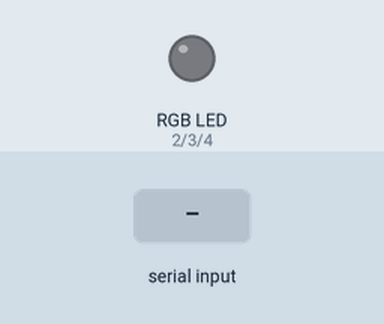
This program was run on a simulated Arduino Uno, built with avr-gcc and run on an emulated ATmega328P. Parts: an RGB LED mixed from three pins (HIGH = lit). Inputs (shaded band) come from the test bench. Dim RGB values are drawn brighter than linear; what the program prints to the serial monitor is not drawn.

Above: at 1.2 s.
1.3 s: "90,45,200\n" received over Serial
At 2.5 s:
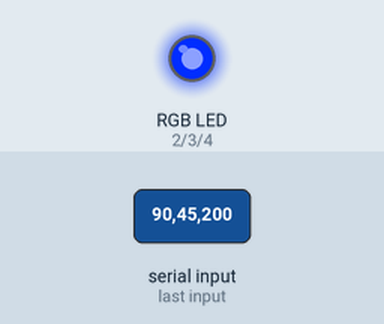
2.8 s: "90,45\n" received over Serial
At 3.5 s:
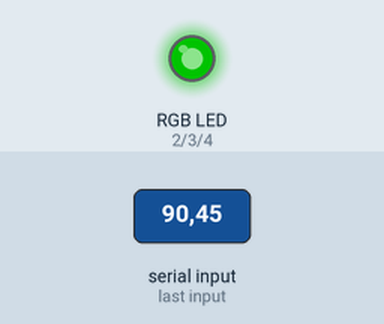
4.3 s: "5\n" received over Serial
At 6.5 s:
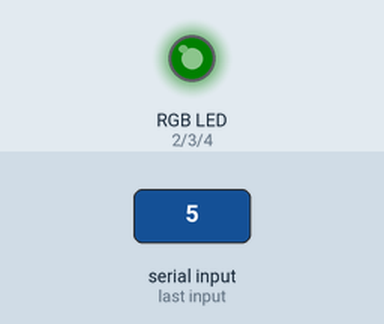
6.8 s: "30,150,10\n" received over Serial
At 7.9 s:
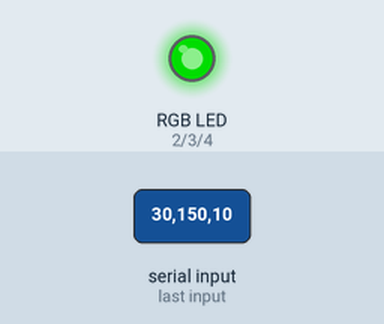
8.3 s: "200\n" received over Serial
At 9.6 s:
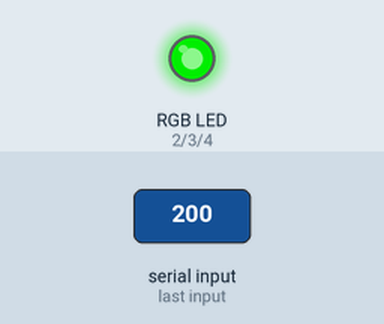
10.8 s: "30,150\n" received over Serial
At 12.8 s:
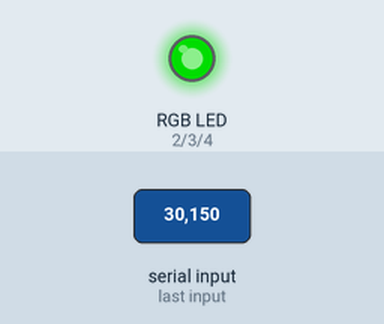
Timing chart, 0 to 14.3 s (numbered marks = the images above; inputs shaded):
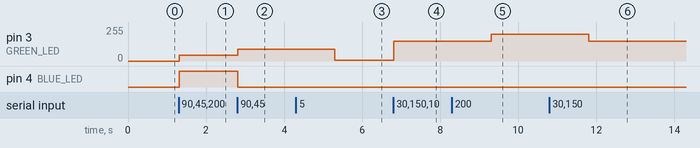

The program:

main.cpp
```cpp
#include <Arduino.h>

#define RED_LED 2
#define BLUE_LED 4
#define GREEN_LED 3


void setup() {
  // put your setup code here, to run once:
  Serial.begin(9600);
  pinMode(RED_LED, OUTPUT);
  pinMode(BLUE_LED, OUTPUT);
  pinMode(GREEN_LED, OUTPUT);
  Serial.println("Enter any value between 0 and 255(inclusive): ");
  Serial.println("Three times(RED, GREEN, BLUE)");
  Serial.flush();
}

void loop() {
  // put your main code here, to run repeatedly:
  if(Serial.available() > 0){
    int red = Serial.parseInt();
    while(Serial.available() == 0){}
    int green = Serial.parseInt();
    while(Serial.available() == 0){}
    int blue = Serial.parseInt();

    red = constrain(red, 0, 255);
    green = constrain(green, 0, 255);
    blue = constrain(blue, 0, 255);

    analogWrite(RED_LED, red);
    analogWrite(GREEN_LED, green);
    analogWrite(BLUE_LED, blue);
  }
}
```

Measured:
- after the input at 1.3 s, pin 3 (GREEN_LED): 0/255 → 45/255 at once; pin 4 (BLUE_LED): LOW → HIGH at once
- after the input at 2.8 s, pin 3 (GREEN_LED): 45/255 → 90/255 at once; pin 4 (BLUE_LED): HIGH → LOW at once
- after the input at 4.3 s, pin 3 (GREEN_LED): 90/255 → 5/255 after 1.0 s
- after the input at 6.8 s, pin 3 (GREEN_LED): 5/255 → 150/255 at once
- after the input at 8.3 s, pin 3 (GREEN_LED): 150/255 → 200/255 after 1.0 s
- after the input at 10.8 s, pin 3 (GREEN_LED): 200/255 → 150/255 after 1.0 s
